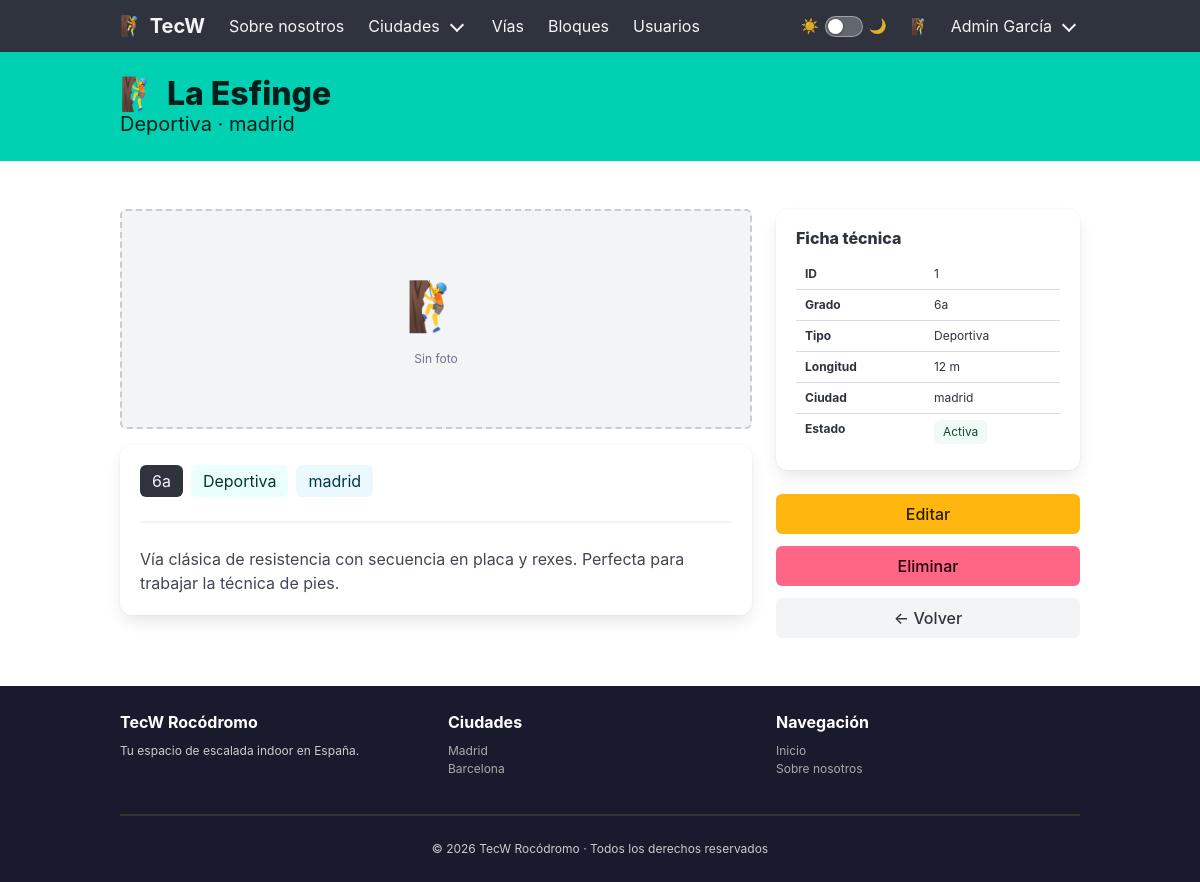
The app's page /ways/1 (signed in) with its own data.
### tecw_02_flask/app/models/ways.py (models this page shows, shortened)
class Way(db.Model):
    __tablename__ = "ways"
    id          = db.Column(db.Integer, primary_key=True)
    name        = db.Column(db.String(100), nullable=False)
    grade       = db.Column(db.String(10), nullable=False)   # Escala francesa: 6a, 7b+, etc.
    type        = db.Column(db.String(20), nullable=False)   # Deportiva / Top-rope / Boulder
    length      = db.Column(db.Integer, nullable=False)      # metros
    city        = db.Column(db.String(50), nullable=False)   # madrid / barcelona
    active      = db.Column(db.Boolean, default=True)
    picture     = db.Column(db.String(200), nullable=True)
    description = db.Column(db.Text, nullable=True)

### tecw_02_flask/app/blueprints/ways.py (the view)
@way_bp.route('/<int:way_id>')
@check_role
@load_way
def get_way_by_id(way):
    return render_template('ways/way_detail.html', way=way)

### tecw_02_flask/app/access_control.py (called while the page is built)
def check_role(f):
    @wraps(f)
    def decorated_function(*args, **kwargs):
        if "user" not in session:
            abort(401)
        endpoint = request.endpoint
        role = session["user"]["role"]
        if endpoint not in permissions.get(role, []):
            abort(403)
        return f(*args, **kwargs)
    return decorated_function

### tecw_02_flask/app/app.py (called while the page is built)
@app.before_request
def before_request():
    log = f"Request: {request.method} {request.path}"
    logging.debug(log)

### tecw_02_flask/app/blueprints/ways.py (called while the page is built)
@way_bp.after_request
def add_total_ways_header(response):
    response.headers['X-Total-Ways'] = Way.query.count()
    return response

def load_way(f):
    @wraps(f)
    def decorated_function(*args, **kwargs):
        way_id = kwargs.pop('way_id', None)  # extrae y elimina way_id de kwargs
        if way_id is not None:
            way = Way.query.get(way_id)
            if way is None:
                abort(404)
            kwargs['way'] = way
        return f(*args, **kwargs)
    return decorated_function

### tecw_02_flask/app/templates/ways/way_detail.html (shortened to what this page needs)
{% extends 'common/layouts/main_layout.html' %}
{% block content %}
<section class="hero is-primary is-small">
    <div class="hero-body">
        <div class="container">
            <p class="title">🧗 {{ way.name }}</p>
            <p class="subtitle">{{ way.type }} · {{ way.city }}</p>
        </div>
    </div>
</section>
<section class="section">
    <div class="container">
        <div class="columns">
            <div class="column is-8">
                {% if way.picture %}
                <figure class="image mb-4" style="max-height: 320px; overflow: hidden; border-radius: 6px;">
                    <img src="/images/{{ way.picture }}" alt="{{ way.name }}"
                         style="width: 100%; height: 320px; object-fit: cover;">
                </figure>
                {% else %}
                <div class="mb-4 is-flex is-align-items-center is-justify-content-center has-background-light"
                     style="height: 220px; border-radius: 6px; border: 2px dashed #ccc;">
                    <div class="has-text-centered has-text-grey">
                        <p style="font-size: 3rem;">🧗</p>
                        <p class="is-size-7 mt-2">Sin foto</p>
                    </div>
                </div>
                {% endif %}
                <div class="box">
                    <div class="tags mb-4">
                        <span class="tag is-dark is-medium">{{ way.grade }}</span>
                        <span class="tag is-primary is-light is-medium">{{ way.type }}</span>
                        <span class="tag is-info is-light is-medium">{{ way.city }}</span>
                    </div>
                    <hr>
                    <p class="content">{{ way.description }}</p>
                </div>
            </div>
            <div class="column is-4">
                <div class="box">
                    <p class="title is-6 mb-3">Ficha técnica</p>
                    <table class="table is-fullwidth is-size-7">
                        <tbody>
                            <tr><th>ID</th><td>{{ way.id }}</td></tr>
                            <tr><th>Grado</th><td>{{ way.grade }}</td></tr>
                            <tr><th>Tipo</th><td>{{ way.type }}</td></tr>
                            <tr><th>Longitud</th><td>{{ way.length }} m</td></tr>
                            <tr><th>Ciudad</th><td>{{ way.city }}</td></tr>
                            <tr><th>Estado</th>
                                <td>
                                    {% if way.active %}
                                    <span class="tag is-success is-light">Activa</span>
                                    {% else %}
                                    <span class="tag is-danger is-light">Inactiva</span>
                                    {% endif %}
                                </td>
                            </tr>
                        </tbody>
                    </table>
                </div>
                <div class="buttons">
                    {% if session.get('user', {}).get('role') == 'admin' %}
                    <a class="button is-warning is-fullwidth" href="/ways/{{ way.id }}/edit">Editar</a>
                    <button class="button is-danger is-fullwidth" onclick="document.getElementById('modal-delete').classList.add('is-active')">Eliminar</button>
                    {% endif %}
                    <a class="button is-light is-fullwidth" href="/ways">← Volver</a>
                </div>
            </div>
        </div>
    </div>
</section>
{% endblock %}

### tecw_02_flask/app/public/stylesheets/main.css (style rules this page uses)
:root { --bg: #ffffff; --bg-alt: #f5f5f5; --bg-card: #ffffff; --bg-card-head: #fafafa; --text: #363636; --text-muted: #6b6b6b; --border: #dbdbdb; --hr: #dbdbdb; --notif-plain-bg: #f0f0f0; --notif-plain-text: #363636; --notif-info-bg: #ebf5fb; --notif-info-text: #1b4f72; --notif-ok-bg: #eafaf1; --notif-ok-text: #145a32; --table-stripe: #fafafa; --footer-bg: #1a1a2e; --footer-text: #cccccc; --footer-link: #aaaaaa; --switch-track: rgba(255, 255, 255, 0.25); --switch-border: rgba(255, 255, 255, 0.4); }
html { scroll-behavior: smooth; }
body { background-color: var(--bg); color: var(--text); transition: background-color 0.2s, color 0.2s; }

### records on screen
Way: name "La Esfinge", type "Deportiva", city "madrid", grade "6a", description "Vía clásica de resistencia con secuencia en placa y rexes. Perfecta para trabajar la técnica de pies.", id "1", length "12"

### other values on screen
{{ session['user'].get('avatar', '🧗') }} "🧗"
{{ session['user'].get('name', '') }} "Admin García"
